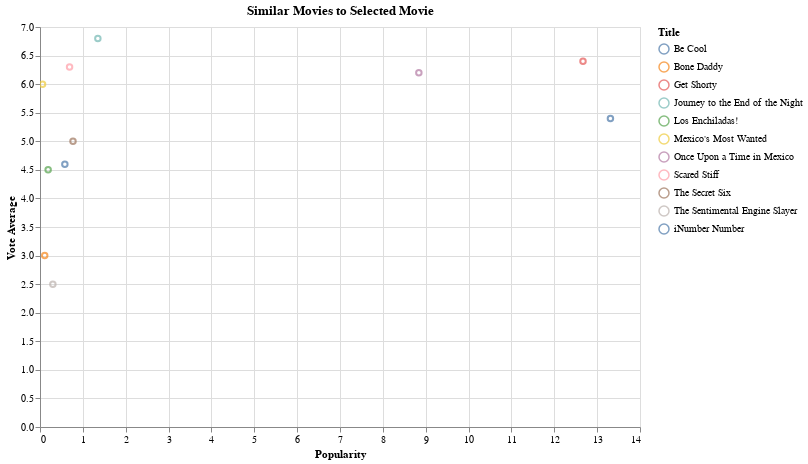

The notebook cell this image was saved under:
### Code cell
dropdown_symbol = alt.binding_select(options=list(similar_movies["query_title"].unique()), name=" ")
selection_symbol = alt.selection_point(fields=["query_title"], bind=dropdown_symbol, value=filtered_movies['title'].values[0])

# display the similar movies on a chart
alt.Chart(similar_movies).mark_point().encode(
    alt.X('popularity', title='Popularity'),
    alt.Y('vote_average', title='Vote Average'),
    alt.Color('title', title='Title'),
    tooltip=['title', 'overview']
).add_params(
    selection_symbol
).transform_filter(
    selection_symbol
).properties(
    title='Similar Movies to Selected Movie',
    width=600,
    height=400,
).interactive()

### Figure 1 — Vega-Lite specification as saved in the notebook (floating-point values rounded to 4 significant figures)
{"config": {"view": {"continuousWidth": 300, "continuousHeight": 300}}, "data": {"name": "data-e50383caa7a3c3ece6956b38c2594484"}, "mark": {"type": "point"}, "encoding": {"color": {"field": "title", "title": "Title", "type": "nominal"}, "tooltip": [{"field": "title", "type": "nominal"}, {"field": "overview", "type": "nominal"}], "x": {"field": "popularity", "title": "Popularity", "type": "quantitative"}, "y": {"field": "vote_average", "title": "Vote Average", "type": "quantitative"}}, "height": 400, "params": [{"name": "param_40", "select": {"type": "point", "fields": ["query_title"]}, "bind": {"input": "select", "options": ["Get Shorty", "Dolores Claiborne", "Interview with the Vampire", "Billy Madison", "Clerks"], "name": " "}, "value": "Get Shorty"}, {"name": "param_41", "select": {"type": "interval", "encodings": ["x", "y"]}, "bind": "scales"}], "title": "Similar Movies to Selected Movie", "transform": [{"filter": {"param": "param_40"}}], "width": 600, "$schema": "https://vega.github.io/schema/vega-lite/v5.17.0.json", "datasets": {"data-e50383caa7a3c3ece6956b38c2594484": [{"id": 8012.0, "title": "Get Shorty", "overview": "Chili Palmer is a Miami mobster who gets sent by his boss, the psychopathic \"Bones\" Barboni, to collect a bad debt from Harry Zimm, a Hollywood producer who specializes in cheesy horror films. When Chili meets Harry's leading lady, the romantic sparks fly. After pitching his own life story as a movie idea, Chili learns that being a mobster and being a Hollywood producer really aren't all that different.", "popularity": 12.67, "vote_average": 6.4, "query_title": "Get Shorty"}, {"id": 4551.0, "title": "Be Cool", "overview": "Disenchanted with the movie industry, Chili Palmer tries the music industry, meeting and romancing a widow of a music exec on the way.", "popularity": 13.31, "vote_average": 5.4, "query_title": "Get Shorty"}, {"id": 214200.0, "title": "iNumber Number", "overview": "When Chili Ncgobo, an honest but ambitious undercover cop, is cheated out of a major reward by his corrupt superiors, he infiltrates a cash-in-transit heist gang, and instead of busting them, he decides to participate in a one off score. He must face off against his partner who refuses to let him do it and one of the gang members who recognizes him as a cop.", "popularity": 0.58, "vote_average": 4.6, "query_title": "Get Shorty"}, {"id": 60500.0, "title": "Bone Daddy", "overview": "Doctor Palmer, a former pathologist, wrote a fictional book based on his real cases. In the book, the madman gets caught, but in reality he is still uncaught. After the book is released, Palmer's editor is kidnapped. Palmer soon is sent a present containing a page of his book, and a bone from his editor. Together with the police, Palmer tries to find his editor, who might still be alive. In addition, his own son becomes one of the main suspects. Written by Julian Reischl", "popularity": 0.11, "vote_average": 3.0, "query_title": "Get Shorty"}, {"id": 28260.0, "title": "The Secret Six", "overview": "Bootlegger/cafe owner, Johnny Franks  recruits crude working man Scorpio to join his gang, masterminded by crooked criminal defense lawyer Newton. Scorpio eventually takes over Frank's operation, beats a rival gang, becomes wealthy and dominates the city for several years until a secret group of 6 masked businessmen have him prosecuted and sent to the electric chair.", "popularity": 0.77, "vote_average": 5.0, "query_title": "Get Shorty"}, {"id": 1428.0, "title": "Once Upon a Time in Mexico", "overview": "Hitman \"El Mariachi\" becomes involved in international espionage involving a psychotic CIA agent and a corrupt Mexican general.", "popularity": 8.84, "vote_average": 6.2, "query_title": "Get Shorty"}, {"id": 265300.0, "title": "Mexico's Most Wanted", "overview": "Tells the story of the most prominent bank robber in the history of Mexico, his crimes, his different personalities, his career as a charro with a mariachi band, his getaways and the strange relationship he had with the one who finally came to stop him. Based on the true story of Alfredo Ríos Galeana.", "popularity": 0.06, "vote_average": 6.0, "query_title": "Get Shorty"}, {"id": 165300.0, "title": "The Sentimental Engine Slayer", "overview": "Barlam (Omar Rodriguez-Lopez) struggles to find himself as he bags groceries, has a semi-incestuous relationship with his sister and attempts to understand his parents' long-ago divorce. Events spiral out of control when he becomes obsessed with a boy who looks like him. Rodriguez-Lopez, a songwriter/guitarist for rock band The Mars Volta, writes and directs this drama that had its North American premiere at the 2010 Tribeca Film Festival.", "popularity": 0.3, "vote_average": 2.5, "query_title": "Get Shorty"}, {"id": 15560.0, "title": "Journey to the End of the Night", "overview": "In a dark and decadent area of São Paulo, the exiled Americans Sinatra and his son Paul own a brothel. Paul is a compulsive gambler addicted in cocaine and his father is married with the former prostitute Angie, and they have a little son. When a client is killed by his wife in their establishment, they find a suitcase with drugs.", "popularity": 1.35, "vote_average": 6.8, "query_title": "Get Shorty"}, {"id": 33750.0, "title": "Scared Stiff", "overview": "A nightclub singer and his partner escape mobsters by fleeing to Cuba with a beautiful heiress, who has inherited a haunted castle on an isolated island. The trio hunt for a hidden treasure and encounter a ghost, a zombie, and a mysterious killer...", "popularity": 0.69, "vote_average": 6.3, "query_title": "Get Shorty"}, {"id": 73100.0, "title": "Los Enchiladas!", "overview": "About a half dozen slacker dudes dwell at their jobs at Los Enchiladas, the local Mexican sit-down joint. The 2 folks in \"management\" are both into their own authority and fill their days creating wild &amp; stupid rules for the working folk. By mid-film, however, the manager has fled the cops after beating the crap out of a competing restaurant's dancing gyro... and the \"Chef\" has jumped ship to join a beatnik poet's groups which specializes in exotic menu-writing. This leaves the minimum-wage crowd to run the place as they see fit.... and they see a lot of debauchery, booze, and free steak in their future.", "popularity": 0.19, "vote_average": 4.5, "query_title": "Get Shorty"}, {"id": 11930.0, "title": "Dolores Claiborne", "overview": "Dolores Claiborne was accused of killing her abusive husband twenty years ago, but the court's findings were inconclusive and she was allowed to walk free. Now she has been accused of killing her employer, Vera Donovan, and this time there is a witness who can place her at the scene of the crime. Things look bad for Dolores when her daughter Selena, a successful Manhattan magazine writer, returns to cover the story.", "popularity": 5.8, "vote_average": 7.1, "query_title": "Dolores Claiborne"}, {"id": 102900.0, "title": "Sighs of Spain", "overview": "Dolores, a woman of bad temper and good feelings, works as a laundress with her daughter Sole. They live with the stepfather and godfather, a charming bon vivant who often returns home drunk. They all have a very different character, but share the illusion of seeing Sole turned into a great artist. Then, a representative of artists comes to Sevilla looking for a good singer to launch to fame", "popularity": 0.0, "vote_average": 0.0, "query_title": "Dolores Claiborne"}, {"id": 4970.0, "title": "Gothika", "overview": "After a car crash, a criminal psychologist (Halle Berry) comes to, only to find that she's a patient in the same mental institution that currently employs her. It seems she's been accused of murdering her husband -- but she has no memory of committing the crime. As she tries to regain her memory and convince her co-workers of her innocence, a vengeful spirit uses her as an earthly pawn, which further convinces everyone of her guilt.", "popularity": 10.94, "vote_average": 5.8, "query_title": "Dolores Claiborne"}, {"id": 10580.0, "title": "Psycho II", "overview": "Years of treatment at a mental institution for the criminally insane, Norman Bates still can't quite elude the demands of \"Mother.\" Vera Miles also returns as the inquisitive woman who is haunted by her sister's brutal murder and the ominous motel where it all occurred.", "popularity": 6.37, "vote_average": 6.0, "query_title": "Dolores Claiborne"}, {"id": 61420.0, "title": "The 19th Wife", "overview": "Fundamentalist sect member BeckyLyn is accused of killing her husband. Queenie, another wife in the polygamist sect, doesn't believe BeckyLyn is capable of such violence and desperate to prove her innocence reaches out to her excommunicated son Jordan for help in freeing his mother.", "popularity": 0.81, "vote_average": 3.6, "query_title": "Dolores Claiborne"}, {"id": 13570.0, "title": "Twisted", "overview": "Recently promoted and transferred to the homicide division, Inspector Jessica Shepard feels pressure to prove herself -- and what better way than by solving San Francisco's latest murder? However, as Shepard and her partner, Mike Delmarco, soon discover, the victim shared a romantic connection to her. As more of Shepard's ex-lovers turn up dead, her mind starts to become unstable, and she begins to wonder if she could be the very killer she's trying to track down.", "popularity": 5.38, "vote_average": 5.3, "query_title": "Dolores Claiborne"}, {"id": 14700.0, "title": "Suddenly, Last Summer", "overview": "The only son of wealthy widow Violet Venable dies while on vacation with his cousin Catherine. What the girl saw was so horrible that she went insane; now Mrs. Venable wants Catherine lobotomized to cover up the truth.", "popularity": 7.01, "vote_average": 7.0, "query_title": "Dolores Claiborne"}, {"id": 42730.0, "title": "Bad Girls Go to Hell", "overview": "After housewife Ellen is raped by the janitor she kills him and hits the road. She travels to the Big City where she is repeatedly used and abused. And when she finally finds a safe place to live her landlady's son turns out to be a detective, which threatens her newly found identity and peace of mind.", "popularity": 0.53, "vote_average": 5.1, "query_title": "Dolores Claiborne"}, {"id": 35650.0, "title": "Maelström", "overview": "Bibiane is the daughter of a well-known fashion designer who dabbles in modeling when she's not busy helping to run the family business with her brother. But Bibiane has not been especially happy in her work lately, owing in part to an unexpected pregnancy that led her to have an abortion. Bibiane tries drowning her sorrows in alcohol and drugs, and late one night, after several drinks too many, she hits a jaywalker while driving home. The pedestrian staggers away after the accident, and the next morning, Bibiane remembers what happened and is frightened at the prospect that she may have killed someone. When Bibiane reads a newspaper account the next day of a seafood delivery man who died in his kitchen after being struck by a hit-and-run driver, she's convinced she was responsible for the crime. Guiltily attending the man's funeral, Bibiane strikes up a conversation with his son, Evian, and soon the two have become romantically involved, with Bibiane unable to tell Evian her secret.", "popularity": 1.34, "vote_average": 6.3, "query_title": "Dolores Claiborne"}, {"id": 29010.0, "title": "The 7th Day", "overview": "Isabel Jimenez is a teenager witnessing a horrible feud between her own family and the Fuentes family, a fued involving broken hearts, property disputes and a mysterious fire that destroyed the Fuentes house. Isabel's uncle is murdered by Jeronimo Fuentes, who later tries to stab her father. After Jeronimo dies in jail, Isabel must look outside of her family for the truth, learning from the village idiot that her father may have set fire to the Fuentes home.", "popularity": 1.45, "vote_average": 6.4, "query_title": "Dolores Claiborne"}, {"id": 38450.0, "title": "Charlie Chan on Broadway", "overview": "Returning from European exile where she avoided testifying against her criminal associates, a former singer with a tell-all diary is murdered to insure her silence.", "popularity": 0.84, "vote_average": 7.3, "query_title": "Dolores Claiborne"}, {"id": 628.0, "title": "Interview with the Vampire", "overview": "A vampire relates his epic life story of love, betrayal, loneliness, and dark hunger to an over-curious reporter.", "popularity": 11.97, "vote_average": 7.2, "query_title": "Interview with the Vampire"}, {"id": 392800.0, "title": "The Transfiguration", "overview": "A New York tale about love, loss… and vampires.", "popularity": 6.37, "vote_average": 6.1, "query_title": "Interview with the Vampire"}, {"id": 73940.0, "title": "Vamps", "overview": "The modern-day story focuses on two beautiful young vampires who are living the good nightlife in New York until love enters the picture and each has to make a choice that will jeopardize their immortality.", "popularity": 6.29, "vote_average": 4.9, "query_title": "Interview with the Vampire"}, {"id": 21170.0, "title": "The Reflecting Skin", "overview": "A young boy tries to cope with rural life circa 1950s and his fantasies become a way to interpret events. After his father tells him stories of vampires, he becomes convinced that the widow up the road is a vampire, and tries to find ways of discouraging his brother from seeing her.", "popularity": 3.92, "vote_average": 6.7, "query_title": "Interview with the Vampire"}, {"id": 95820.0, "title": "Love Bites", "overview": "Story about a vampire who falls in love with a woman and tries to \"re-humanize\" himself in order to be with her.", "popularity": 0.85, "vote_average": 4.9, "query_title": "Interview with the Vampire"}, {"id": 173100.0, "title": "Graveyard Shift", "overview": "Night brings out the hunger in people, especially a mysterious NY cab driver. He is a powerful vampire. And working the night shift brings a sultry array of sensuous passengers within his grasp. Embracing those ready to die, he controls an erratic but well-balanced vampire realm. Then unexpectedly, he discovers erotic human passion-unleashing a raging, terrorizing evil. When a slew of innocent citizens are senselessly slaughtered, the baffled police must solve a 350 year old mystery of unsated passion.", "popularity": 0.0, "vote_average": 7.0, "query_title": "Interview with the Vampire"}, {"id": 40030.0, "title": "Not of This Earth", "overview": "A science fiction vampire movie. The Vampire is an emissary from an embattled world near destruction who teleports to Earth to see if they can live here. He finds that our blood is nourishing and that at least one source of it is a steady stream of transfusions. He hypnotizes a Dr. to provide them and has his blond nurse move in to administer them.", "popularity": 1.57, "vote_average": 4.5, "query_title": "Interview with the Vampire"}, {"id": 281300.0, "title": "Tainted", "overview": "A sarcastic comedy thriller about a vampire who sets out to infect the blood of a hospital and the twenty-something slackers who set out to stop him.", "popularity": 0.08, "vote_average": 5.5, "query_title": "Interview with the Vampire"}, {"id": 24100.0, "title": "The Little Vampire", "overview": "Based on the popular books, the story tells of Tony who wants a friend to add some adventure to his life. What he gets is Rudolph, a vampire kid with a good appetite. The two end up inseparable, but their fun is cut short when all the hopes of the vampire race could be gone forever in single night. With Tony's access to the daytime world, he helps them to find what they've always wanted.", "popularity": 9.42, "vote_average": 6.0, "query_title": "Interview with the Vampire"}, {"id": 31000.0, "title": "Modern Vampires", "overview": "A vampire hunter in southern California discovers that his son has been murdered by a gang of the undead and thus goes on a quest for revenge.", "popularity": 6.01, "vote_average": 5.0, "query_title": "Interview with the Vampire"}, {"id": 34570.0, "title": "Nadja", "overview": "This ultra-hip, post-modern vampire tale is set in contemporary New York City. Members of a dysfunctional family of vampires are trying to come to terms with each other, in the wake of their father's death. Meanwhile, they are being hunted by Dr. Van Helsing and his hapless nephew. As in all good vampire movies, forces of love are pitted against forces of destruction.", "popularity": 7.72, "vote_average": 5.9, "query_title": "Interview with the Vampire"}, {"id": 11020.0, "title": "Billy Madison", "overview": "Billy Madison is the 27 year-old son of Bryan Madison, a very rich man who has made his living in the hotel industry. Billy stands to inherit his father's empire but only if he can make it through all 12 grades, 2 weeks per grade, to prove that he has what it takes to run the family business.", "popularity": 6.64, "vote_average": 6.2, "query_title": "Billy Madison"}, {"id": 208100.0, "title": "Bad Grandpa", "overview": "86-year-old Irving Zisman is on a journey across America with the most unlikely companion: his 8 year-old grandson, Billy.", "popularity": 8.0, "vote_average": 6.0, "query_title": "Billy Madison"}, {"id": 83080.0, "title": "Blue City", "overview": "Returning to the small Florida town where he grew up, Billy Turner (Nelson) learns that his father has been killed. With little help from the police, Billy will take matters into his own hands and go up against a ruthless local mob boss in a desperate search to find the killer.", "popularity": 0.31, "vote_average": 5.3, "query_title": "Billy Madison"}, {"id": 37720.0, "title": "Accidents Happen", "overview": "There are dysfunctional families... and then there are the Conways. After a family tragedy, 15-year-old Billy Conway has become the de facto glue between his bitter mom, distant brother, and stoic dad. But when Billy starts to act out, everything changes for him and his family", "popularity": 6.76, "vote_average": 6.2, "query_title": "Billy Madison"}, {"id": 18390.0, "title": "Essex Boys", "overview": "Billy has just scored an entry-level position with the local crime cartel. His first job is to mind Jason, a newly released thug with a vicious temper. Jason thinks it's his job to teach Billy about crime, drugs and women. Little does he know that Billy has his eyes on Jason's own wife, Lisa. When an ecstasy deal goes bad, Jason vows revenge on the boss, while Billy looks to take out Jason. Before long, bodies start turning up", "popularity": 6.51, "vote_average": 5.7, "query_title": "Billy Madison"}, {"id": 183800.0, "title": "Billy the Kid", "overview": "Billy, after shooting down land baron William Donovan's henchmen for killing Billy's boss, is hunted down and captured by his friend, Sheriff Pat Garrett. He escapes and is on his way to Mexico when Garrett, recapturing him, must decide whether to bring him in or to let him go.", "popularity": 0.88, "vote_average": 0.0, "query_title": "Billy Madison"}, {"id": 54750.0, "title": "Firstborn", "overview": "Because he's the oldest, Jake has been the man of the house, since his parents divorce. When Mom starts seeing Sam, who always seems to be trying some new way to get rich quick, and declares he's the man of the house now, Jake puts up with it. Until he discovers Sam's illegal activities.", "popularity": 1.91, "vote_average": 6.3, "query_title": "Billy Madison"}, {"id": 104600.0, "title": "High Time", "overview": "Despite the dissapproval of his grown son and daughter, 51 year old widdower and wealthy restauranteur Harvey Howard (Bing Crosby) decides it's 'high time' to he gets his college degree.  And he's in for the full ride: living in the dorms, joing a fraternity, falling in love, and even getting some studying in.", "popularity": 0.73, "vote_average": 5.8, "query_title": "Billy Madison"}, {"id": 298800.0, "title": "Growing Up and Other Lies", "overview": "After living for years as a struggling artist in New York City, Jake is calling it quits and returning home to Ohio. On his last day in the city, he persuades his three oldest friends – Billy, Rocks and Gunderson – to help him retrace their greatest adventure together: a walk down the entire length of Manhattan.", "popularity": 0.52, "vote_average": 4.0, "query_title": "Billy Madison"}, {"id": 39450.0, "title": "Little Fockers", "overview": "It has taken 10 years, two little Fockers with wife Pam and countless hurdles for Greg to finally get in with his tightly wound father-in-law, Jack. After the cash-strapped dad takes a job moonlighting for a drug company, Jack's suspicions about his favorite male nurse come roaring back. When Greg and Pam's entire clan descends for the twins' birthday party, Greg must prove to the skeptical Jack that he's fully capable as the man of the house.", "popularity": 9.74, "vote_average": 5.5, "query_title": "Billy Madison"}, {"id": 21250.0, "title": "Nil by Mouth", "overview": "The family of Raymond, his wife Val and her brother Billy live in working-class London district. Also in their family is Val and Billy's mother Janet and grandmother Kath. Billy is a drug addict and Raymond kicks him out of the house, making him live on his own. Raymond is generally a rough and even violent person, and that leads to problems in the life of the family.", "popularity": 3.04, "vote_average": 7.1, "query_title": "Billy Madison"}, {"id": 2292.0, "title": "Clerks", "overview": "Convenience and video store clerks Dante and Randal are sharp-witted, potty-mouthed and bored out of their minds. So in between needling customers, the counter jockeys play hockey on the roof, visit a funeral home and deal with their love lives.", "popularity": 10.51, "vote_average": 7.4, "query_title": "Clerks"}, {"id": 87230.0, "title": "Clerks - The Flying Car", "overview": "Video short from Kevin Smith.  Dante and Randal are back and trapped in Dante's car during a very bad traffic jam while talking about a \"flying car\" from The Jetsons.", "popularity": 0.9, "vote_average": 6.9, "query_title": "Clerks"}, {"id": 364100.0, "title": "Middle Man", "overview": "When a hapless, unfunny, wanna-be comedian picks up a mysterious hitchhiker on his way to Vegas to audition for the Monte Guy show, he unwittingly becomes trapped in a desert-town killing spree that also has a very unexpected consequence - it improves his comedy.", "popularity": 2.55, "vote_average": 0.0, "query_title": "Clerks"}, {"id": 195600.0, "title": "Why Jones Discharged His Clerks", "overview": "Two delinquent clerks are seated in a broker's office engaged in a game of cards. The boss suddenly appears walking through the corridor. The cards are thrown down in great haste and when the employer enters the office the clerks are apparently busily engaged in their work.", "popularity": 0.0, "vote_average": 0.0, "query_title": "Clerks"}, {"id": 14600.0, "title": "Hold That Ghost", "overview": "Two bumbling service station attendants are left as the sole beneficiaries in a gangster's will. Their trip to claim their fortune is sidetracked when they are stranded in a haunted house along with several other strangers.", "popularity": 6.2, "vote_average": 7.1, "query_title": "Clerks"}, {"id": 23940.0, "title": "Stay Tuned", "overview": "Salesman Roy Knable spends all his free time watching television, to the exasperation of his wife, Helen. One day, TV salesman Spike convinces Roy to buy a satellite dish offering 666 channels. The new addition to Roy's home entertainment system sucks him and Helen into Hellvision, a realm run by Spike, who is an emissary of Satan. For 24 hours, the couple must survive devilish parodies of TV programs if they want to return to reality alive.", "popularity": 13.72, "vote_average": 6.0, "query_title": "Clerks"}, {"id": 100400.0, "title": "Demoted", "overview": "What go around comes around for a pair of prank-playing tire salesmen (Astin and Vartan) who find themselves placed in secretarial jobs by their put-upon boss (Cross)", "popularity": 2.49, "vote_average": 5.1, "query_title": "Clerks"}, {"id": 12780.0, "title": "Johnny Stecchino", "overview": "Good hearted but not very wordly-wise, Dante is happy driving the school bus for a group of mentally handicapped children, while feeling he is somehow missing out on life and love. So he is very excited when after nearly being knocked down by her car he meets Maria, who seems immediately enamoured of him. He is soon invited to her sumptuous Palermo villa, little suspecting that this is part of a plot. He bears an amazing likeness to Maria's stool-pigeon gangster husband and it would be convenient for them if the mobster, in the shape of Dante, was seen to be dead and buried.", "popularity": 10.16, "vote_average": 7.4, "query_title": "Clerks"}, {"id": 13930.0, "title": "Red's Dream", "overview": "Life as the sole sale item in the clearance corner of Eben's Bikes can get lonely. So Red, a unicycle, dreams up a clown owner and his own juggling act that steals the show. But all too soon, the applause turns into the sound of rainfall, as reality rushes back. Red must resign himself to sitting in the corner and await his fate.", "popularity": 3.91, "vote_average": 6.3, "query_title": "Clerks"}, {"id": 19360.0, "title": "Summer Rental", "overview": "Jack Chester, an overworked air traffic controller, takes his family on vacation to the beach. Things immediately start to go wrong for the Chesters, and steadily get worse. Jack ends up in a feud with a local yachtsman, and has to race him to regain his pride and family's respect.", "popularity": 12.37, "vote_average": 6.5, "query_title": "Clerks"}, {"id": 137100.0, "title": "Jeff Dunham: Minding the Monsters", "overview": "Stand-up comedian and ventriloquist Jeff Dunham. Enter the ultimate hunted house where Walter transforms into something grumpier than he already is! Watch Bubba J. rise from the dead! Meet Peanut's alter ego, The Purple Venger of the Night, and his spicy sidekick! and witness Achmed litterally dressed to kill in an outfit terrify the most terrifying terrorist!", "popularity": 0.75, "vote_average": 5.6, "query_title": "Clerks"}]}}
